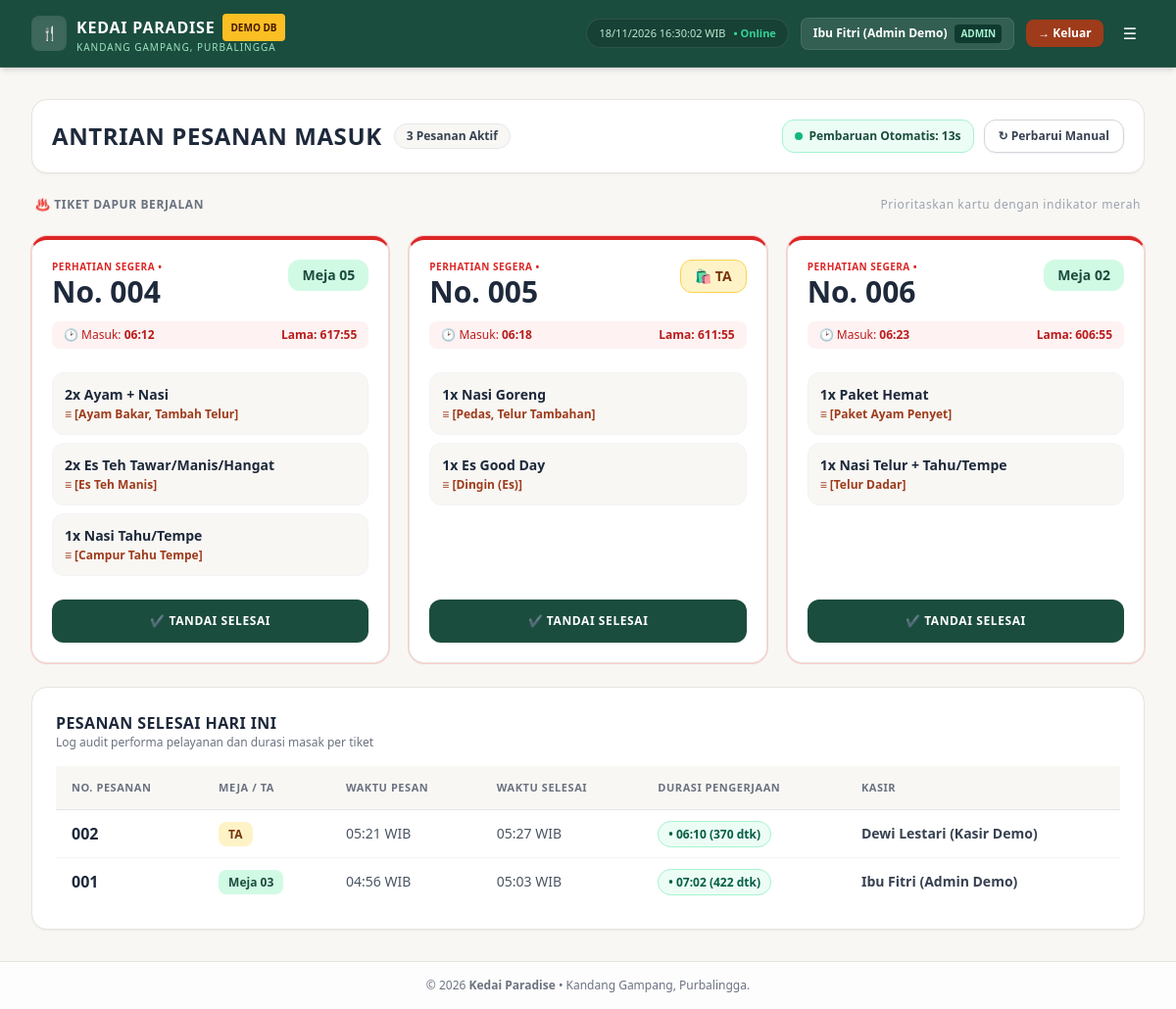
The app's page /project/kedai_paradise/queue.php (signed in) with its own data.
### tables this page shows
CREATE TABLE `transactions` (
  `transaction_id`   INT          NOT NULL AUTO_INCREMENT,
  `order_no`         INT          NOT NULL,
  `date`             DATETIME     NOT NULL DEFAULT CURRENT_TIMESTAMP,
  `table_no`         VARCHAR(10)  NOT NULL,
  `method`           ENUM('cash','qris') NOT NULL,
  `total`            INT          NOT NULL,
  `paid`             INT          NOT NULL,
  `change_due`       INT          NOT NULL DEFAULT 0,
  `status`           ENUM('processing','completed','void') NOT NULL DEFAULT 'processing',
  `completed_at`     DATETIME     NULL,
  `duration_seconds` INT          NULL,
  `total_cost`       INT          NOT NULL DEFAULT 0,
  `gross_profit`     INT          NOT NULL DEFAULT 0,
  `alloc_restock`    INT          NOT NULL DEFAULT 0,
  `alloc_operating`  INT          NOT NULL DEFAULT 0,
  `alloc_profit`     INT          NOT NULL DEFAULT 0,
  `user_id`          INT          NOT NULL,
  `order_date`       DATE GENERATED ALWAYS AS (DATE(`date`)) STORED,
  `void_reason`      VARCHAR(255) NULL,
  `voided_at`        DATETIME     NULL,
  `voided_by`        INT          NULL,
  PRIMARY KEY (`transaction_id`),
  UNIQUE KEY `uq_order_no_per_day` (`order_date`, `order_no`),
  KEY `idx_transactions_date` (`date`),
  KEY `idx_transactions_order_date` (`order_date`),
  KEY `idx_transactions_user` (`user_id`),
  KEY `idx_transactions_voided_by` (`voided_by`),
  CONSTRAINT `fk_transactions_user` FOREIGN KEY (`user_id`) REFERENCES `users` (`user_id`) ON UPDATE CASCADE ON DELETE RESTRICT,
  CONSTRAINT `fk_transactions_voided_by` FOREIGN KEY (`voided_by`) REFERENCES `users` (`user_id`) ON UPDATE CASCADE ON DELETE RESTRICT,
  CONSTRAINT `chk_trx_total` CHECK (`total` >= 0),
  CONSTRAINT `chk_trx_paid`  CHECK (`paid` >= `total`),
  CONSTRAINT `chk_trx_void`  CHECK (`status` <> 'void' OR (`void_reason` IS NOT NULL AND CHAR_LENGTH(`void_reason`) >= 3 AND `voided_at` IS NOT NULL))
);

CREATE TABLE `orders` (
  `order_id`       INT NOT NULL AUTO_INCREMENT,
  `transaction_id` INT NOT NULL,
  `menu_id`        INT NOT NULL,
  `quantity`       INT NOT NULL,
  `price`          INT NOT NULL,
  `cost_price`     INT NOT NULL,
  `modifier_price` INT NOT NULL DEFAULT 0,
  `modifier_cost`  INT NOT NULL DEFAULT 0,
  `subtotal`       INT NOT NULL,
  PRIMARY KEY (`order_id`),
  KEY `idx_orders_transaction` (`transaction_id`),
  KEY `idx_orders_menu` (`menu_id`),
  CONSTRAINT `fk_orders_transaction` FOREIGN KEY (`transaction_id`) REFERENCES `transactions` (`transaction_id`) ON UPDATE CASCADE ON DELETE RESTRICT,
  CONSTRAINT `fk_orders_menu` FOREIGN KEY (`menu_id`) REFERENCES `menu` (`menu_id`) ON UPDATE CASCADE ON DELETE RESTRICT,
  CONSTRAINT `chk_orders_qty` CHECK (`quantity` > 0)
);

CREATE TABLE `menu` (
  `menu_id`    INT           NOT NULL AUTO_INCREMENT,
  `name`       VARCHAR(100)  NOT NULL,
  `category`   VARCHAR(30)   NOT NULL DEFAULT 'Makanan',
  `price`      INT           NOT NULL DEFAULT 0,
  `cost_price` INT           NOT NULL DEFAULT 0,
  `photo`      VARCHAR(100)  NULL,
  `available`  TINYINT(1)    NOT NULL DEFAULT 1,
  `status`     TINYINT(1)    NOT NULL DEFAULT 1,
  PRIMARY KEY (`menu_id`),
  KEY `idx_menu_category` (`category`),
  CONSTRAINT `chk_menu_price` CHECK (`price` >= 0),
  CONSTRAINT `chk_menu_cost`  CHECK (`cost_price` >= 0)
);

CREATE TABLE `users` (
  `user_id`       INT             NOT NULL AUTO_INCREMENT,
  `username`      VARCHAR(50)     NOT NULL,
  `password_hash` VARCHAR(255)    NOT NULL,
  `name`          VARCHAR(100)    NOT NULL,
  `role`          ENUM('admin','cashier') NOT NULL DEFAULT 'cashier',
  `status`        TINYINT(1)      NOT NULL DEFAULT 1,
  PRIMARY KEY (`user_id`),
  UNIQUE KEY `uk_users_username` (`username`)
);

### project/kedai_paradise/includes/helpers.php (called while the page is built, shortened)
<?php
function e(?string $s): string {
    return htmlspecialchars($s ?? '', ENT_QUOTES, 'UTF-8');
}

### project/kedai_paradise/queue.php (the view, shortened to what this page needs)
<?php
$pdo = db();
$activeOrders = $pdo->query(
    'SELECT t.transaction_id, t.order_no, t.date, t.table_no, u.name AS cashier_name
     FROM transactions t
     LEFT JOIN users u ON u.user_id = t.user_id
     WHERE t.status = "processing"
     ORDER BY t.date ASC'
)->fetchAll();
$activeTxIds = array_column($activeOrders, 'transaction_id');
$activeItemsByTx = [];
$activeModsByOrder = [];
$orderIds = [];
if (!empty($activeTxIds)) {
    $in = implode(',', array_fill(0, count($activeTxIds), '?'));
    $stmtItems = $pdo->prepare("SELECT o.*, m.name AS menu_name FROM orders o JOIN menu m ON m.menu_id = o.menu_id WHERE o.transaction_id IN ($in)");
    $stmtItems->execute($activeTxIds);
    while ($row = $stmtItems->fetch()) {
        $activeItemsByTx[(int)$row['transaction_id']][] = $row;
        $orderIds[] = (int)$row['order_id'];
    }
    if (!empty($orderIds)) {
        $inO = implode(',', array_fill(0, count($orderIds), '?'));
        $stmtMods = $pdo->prepare("SELECT * FROM order_item_modifiers WHERE order_id IN ($inO)");
        $stmtMods->execute($orderIds);
        while ($m = $stmtMods->fetch()) {
            $activeModsByOrder[(int)$m['order_id']][] = $m['modifier_name'];
        }
    }
}
$completedToday = $pdo->query(
    'SELECT t.transaction_id, t.order_no, t.table_no, t.date, t.completed_at, t.duration_seconds, u.name AS cashier_name
     FROM transactions t
     LEFT JOIN users u ON u.user_id = t.user_id
     WHERE t.status = "completed" AND t.order_date = CURDATE()
     ORDER BY t.completed_at DESC LIMIT 20'
)->fetchAll();
include __DIR__ . '/includes/layout_header.php';
?>
<div class="space-y-6">
    <div class="bg-white rounded-2xl shadow-sm border border-[#E6E4DD] p-5 flex flex-col sm:flex-row justify-between items-start sm:items-center gap-4">
        <div class="flex items-center gap-3 flex-wrap">
            <h1 class="text-xl sm:text-2xl font-extrabold text-[#1E293B] uppercase tracking-wide">ANTRIAN PESANAN MASUK</h1>
            <span class="bg-[#F8F7F4] border border-gray-200 text-gray-700 text-xs font-extrabold px-3 py-1 rounded-full">
                <?= count($activeOrders) ?> Pesanan Aktif
            </span>
        </div>
        <div class="flex items-center gap-2.5">
            <span class="bg-emerald-50 text-[#1B4D3E] border border-emerald-200 text-xs font-bold px-3 py-2 rounded-xl flex items-center gap-1.5">
                <span class="w-2 h-2 rounded-full bg-emerald-500 animate-pulse"></span>
                <span>Pembaruan Otomatis: <strong id="refresh-countdown">15s</strong></span>
            </span>
            <button onclick="location.reload()" class="bg-white hover:bg-gray-50 text-gray-700 border border-gray-300 px-3.5 py-2 rounded-xl text-xs font-bold transition shadow-sm">
                &#8635; Perbarui Manual
            </button>
        </div>
    </div>
    <div class="flex items-center justify-between text-xs font-bold uppercase tracking-wider text-gray-500 px-1">
        <span>&#9832; Tiket Dapur Berjalan</span>
        <span class="normal-case font-medium text-gray-400">Prioritaskan kartu dengan indikator merah</span>
    </div>
    <div class="grid grid-cols-1 md:grid-cols-2 lg:grid-cols-3 gap-5" id="queue-grid">
        <?php if (empty($activeOrders)): ?>
            <div class="col-span-full bg-white rounded-2xl shadow-sm border border-[#E6E4DD] p-12 text-center text-gray-400">
                Tidak ada antrian pesanan yang sedang diproses saat ini.
            </div>
        <?php else: ?>
            <?php foreach ($activeOrders as $tx):
                $tid = (int)$tx['transaction_id'];
                $items = $activeItemsByTx[$tid] ?? [];
                $timestamp = strtotime($tx['date']);
                $elapsedSec = max(0, time() - $timestamp);
                $isTakeAway = ($tx['table_no'] === 'TA');
                $isUrgent = ($elapsedSec >= 900);
                $isWarn   = (!$isUrgent && $elapsedSec >= 480);
                $topBorderClass = $isUrgent ? 'border-t-4 border-t-red-600 ring-1 ring-red-200' : ($isWarn ? 'border-t-4 border-t-amber-600' : 'border-t-4 border-t-[#1B4D3E]');
            ?>
            <div class="bg-white rounded-2xl shadow-sm border border-[#E6E4DD] p-5 flex flex-col justify-between space-y-4 <?= $topBorderClass ?>"
                 data-timestamp="<?= $timestamp ?>">
                <div>
                    <div class="flex justify-between items-start">
                        <div>
                            <?php if ($isUrgent): ?>
                                <span class="text-[10px] font-extrabold uppercase tracking-wider text-red-600 block">Perhatian Segera &bull;</span>
                            <?php else: ?>
                                <span class="text-[10px] font-bold uppercase tracking-wider text-gray-400 block">
                                    <?= $isTakeAway ? 'Tiket Bungkus' : 'Tiket Meja' ?>
                                </span>
                            <?php endif; ?>
                            <h2 class="text-3xl font-extrabold text-[#1E293B]">No. <?= str_pad((string)$tx['order_no'], 3, '0', STR_PAD_LEFT) ?></h2>
                        </div>
                        <?php if ($isTakeAway): ?>
                            <span class="bg-amber-100 text-amber-900 border border-amber-300 text-sm font-extrabold px-3.5 py-1.5 rounded-xl">
                                &#128717; TA
                            </span>
                        <?php else: ?>
                            <span class="bg-emerald-100 text-[#1B4D3E] text-sm font-extrabold px-3.5 py-1.5 rounded-xl">
                                Meja <?= str_pad((string)$tx['table_no'], 2, '0', STR_PAD_LEFT) ?>
                            </span>
                        <?php endif; ?>
                    </div>
                    <div class="mt-3 flex items-center justify-between text-xs px-3 py-1.5 rounded-lg <?= $isUrgent ? 'bg-red-50 text-red-700' : ($isWarn ? 'bg-amber-50 text-amber-800' : 'bg-emerald-50/70 text-[#1B4D3E]') ?>">
                        <span>&#128337; Masuk: <strong><?= e(date('H:i', $timestamp)) ?></strong></span>
                        <span class="timer-display font-extrabold" data-time="<?= $timestamp ?>">Lama: 00:00</span>
                    </div>
                </div>
                <div class="space-y-2 py-2 flex-1">
                    <?php foreach ($items as $item):
                        $mods = $activeModsByOrder[(int)$item['order_id']] ?? [];
                    ?>
                        <div class="bg-[#F8F7F4] p-3 rounded-xl border border-gray-100">
                            <div class="font-extrabold text-sm text-[#1E293B]">
                                <?= (int)$item['quantity'] ?>x <?= e($item['menu_name']) ?>
                            </div>
                            <?php if (!empty($mods)): ?>
                                <div class="text-xs font-semibold text-[#9E3B1B] mt-0.5">&equiv; [<?= e(implode(', ', $mods)) ?>]</div>
                            <?php endif; ?>
                        </div>
                    <?php endforeach; ?>
                </div>
                <button type="button" class="btn-complete-order w-full bg-[#1B4D3E] hover:bg-[#153d31] text-white text-xs font-extrabold uppercase tracking-wider py-3.5 rounded-xl shadow-sm transition flex items-center justify-center gap-2"
                    data-transaction-id="<?= $tid ?>">
                    <span>&#10004; TANDAI SELESAI</span>
                </button>
            </div>
            <?php endforeach; ?>
        <?php endif; ?>
    </div>
    <div class="bg-white rounded-2xl shadow-sm border border-[#E6E4DD] p-6 space-y-4">
        <div>
            <h3 class="text-base font-extrabold text-[#1E293B] uppercase tracking-wide">PESANAN SELESAI HARI INI</h3>
            <p class="text-xs text-gray-500">Log audit performa pelayanan dan durasi masak per tiket</p>
        </div>
        <div class="overflow-x-auto">
            <table class="w-full text-left border-collapse text-sm">
                <thead>
                    <tr class="bg-[#F8F7F4] border-b border-gray-200 text-[11px] font-bold uppercase tracking-wider text-gray-500">
                        <th class="py-3 px-4">No. Pesanan</th>
                        <th class="py-3 px-4">Meja / TA</th>
                        <th class="py-3 px-4">Waktu Pesan</th>
                        <th class="py-3 px-4">Waktu Selesai</th>
                        <th class="py-3 px-4">Durasi Pengerjaan</th>
                        <th class="py-3 px-4">Kasir</th>
                    </tr>
                </thead>
                <tbody class="divide-y divide-gray-100">
                    <?php if (empty($completedToday)): ?>
                        <tr><td colspan="6" class="py-8 text-center text-gray-400 text-xs">Belum ada pesanan yang selesai hari ini.</td></tr>
                    <?php else: ?>
                        <?php foreach ($completedToday as $ct):
                            $durSec = (int)$ct['duration_seconds'];
                            $durMmSs = sprintf('%02d:%02d', floor($durSec / 60), $durSec % 60);
                            $isTa = ($ct['table_no'] === 'TA');
                        ?>
                        <tr class="hover:bg-[#F8F7F4]/60">
                            <td class="py-3 px-4 font-extrabold text-base text-[#1E293B]"><?= str_pad((string)$ct['order_no'], 3, '0', STR_PAD_LEFT) ?></td>
                            <td class="py-3 px-4">
                                <span class="text-xs font-bold px-2.5 py-1 rounded-lg <?= $isTa ? 'bg-amber-100 text-amber-900' : 'bg-emerald-100 text-[#1B4D3E]' ?>">
                                    <?= $isTa ? 'TA' : 'Meja ' . str_pad((string)$ct['table_no'], 2, '0', STR_PAD_LEFT) ?>
                                </span>
                            </td>
                            <td class="py-3 px-4 text-gray-600"><?= e(date('H:i', strtotime($ct['date']))) ?> WIB</td>
                            <td class="py-3 px-4 text-gray-600"><?= e(date('H:i', strtotime($ct['completed_at']))) ?> WIB</td>
                            <td class="py-3 px-4">
                                <span class="bg-emerald-50 text-emerald-800 border border-emerald-200 text-xs font-bold px-2.5 py-1 rounded-full">
                                    &bull; <?= $durMmSs ?> (<?= $durSec ?> dtk)
                                </span>
                            </td>
                            <td class="py-3 px-4 font-semibold text-gray-700"><?= e($ct['cashier_name'] ?? '-') ?></td>
                        </tr>
                        <?php endforeach; ?>
                    <?php endif; ?>
                </tbody>
            </table>
        </div>
    </div>
</div>
<?php include __DIR__ . '/includes/layout_footer.php'; ?>

### records on screen
transactions: shows "PERHATIAN SEGERA •", order_no "004", table_no "05", date "06:12"
orders: quantity "2", menu.name "Ayam + Nasi", order_id "Ayam Bakar, Tambah Telur"
orders: quantity "2", menu.name "Es Teh Tawar/Manis/Hangat", order_id "Es Teh Manis"
orders: quantity "1", menu.name "Nasi Tahu/Tempe", order_id "Campur Tahu Tempe"
transactions: shows "PERHATIAN SEGERA •", order_no "005", table_no "🛍 TA", date "06:18"
orders: quantity "1", menu.name "Nasi Goreng", order_id "Pedas, Telur Tambahan"
orders: quantity "1", menu.name "Es Good Day", order_id "Dingin (Es)"
transactions: shows "PERHATIAN SEGERA •", order_no "006", table_no "02", date "06:23"
orders: quantity "1", menu.name "Paket Hemat", order_id "Paket Ayam Penyet"
orders: quantity "1", menu.name "Nasi Telur + Tahu/Tempe", order_id "Telur Dadar"
transactions: order_no "002", table_no "TA", date "05:21", completed_at "05:27", duration_seconds "06:10", duration_seconds "370", user.name "Dewi Lestari (Kasir Demo)"
transactions: order_no "001", table_no "03", date "04:56", completed_at "05:03", duration_seconds "07:02", duration_seconds "422", user.name "Ibu Fitri (Admin Demo)"

### other values on screen
$name "Ibu Fitri (Admin Demo)"
t('role_' . $role) "ADMIN"
t('js_logout') "Keluar"
count($activeOrders) "3"
